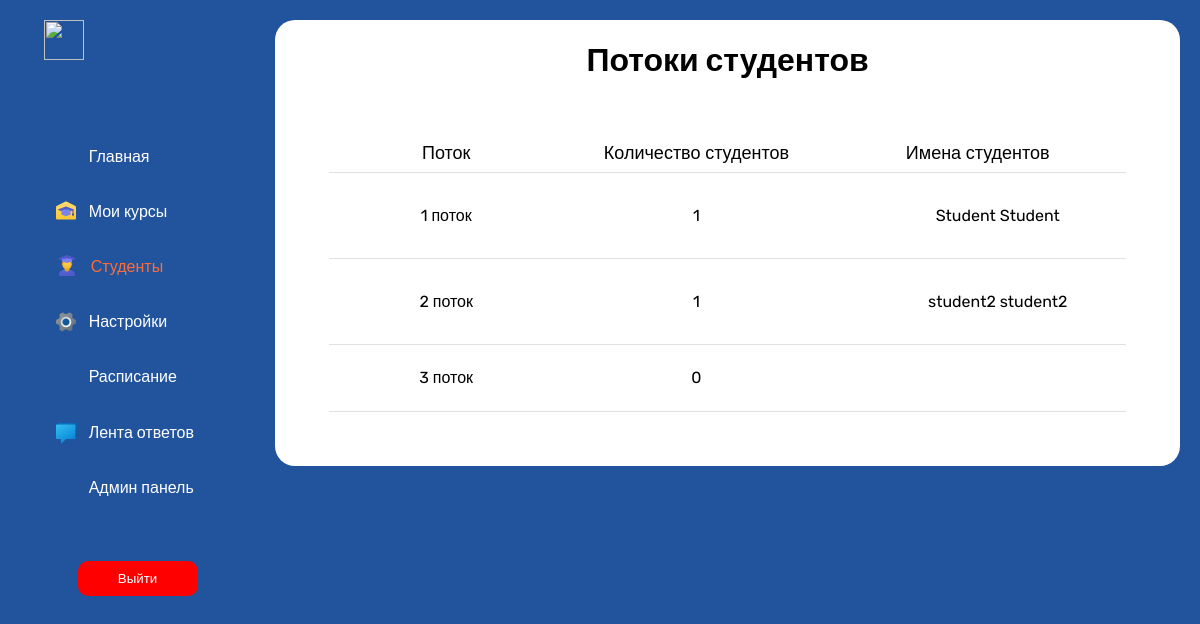
/users/curator/streams/, run on the app's committed database.
### users/models.py (models this page shows, shortened)
class Stream(models.Model):
    number = models.PositiveIntegerField()

class User(AbstractUser):
    ROLE_CHOICES = (
        ('student', 'Студент'),
        ('curator', 'Куратор'),
        ('admin', 'Администратор'),
    )
    image = models.ImageField(upload_to='users_images', null=True, blank=True)
    role = models.CharField(max_length=10, choices=ROLE_CHOICES, default='student')
    stream = models.ForeignKey('Stream', on_delete=models.SET_NULL, null=True, blank=True)

### curator/views.py (the view)
# urls.py: path('streams/', StreamListView.as_view(), name='stream_list'),
class StreamListView(ListView):
    model = Stream
    template_name = 'users/curator/streams.html'
    context_object_name = 'streams'

### users/templates/users/curator/streams.html (shortened to what this page needs)
{% extends 'users/curator/base.html' %}
{% load static %}
    {% block css %}<link rel="stylesheet" type="text/css" href="{% static 'admin/css/student.css' %}" rel="stylesheet">{% endblock %}
    {% block content %}
        <div class="content">
            <div style="text-align: center">
                <h1>Потоки студентов</h1>
                <div style="margin: 6%;" class="container">
                    <table class="stream-table">
                        <thead style="display: revert">
                            <tr>
                                <th>Поток</th>
                                <th>Количество студентов</th>
                                <th>Имена студентов</th>
                            </tr>
                        </thead>
                        <tbody>
                            {% for stream in streams %}
                                <tr>
                                    <td style="text-align: center">{{ stream.number }} поток</td>
                                    <td style="text-align: center">{{ stream.user_set.count }}</td>
                                    <td style="text-align: center">
                                        <ul class="student-list">
                                            {% for student in stream.user_set.all %}
                                                <li class="student-name">{{ student.first_name }} {{ student.last_name }}</li>
                                            {% endfor %}
                                        </ul>
                                    </td>
                                </tr>
                            {% endfor %}
                        </tbody>
                    </table>
                </div>
            </div>
        </div>
    {% endblock %}

### users/static/curator/css/student.css (style rules this page uses)
body { background-color: #22549E; margin: 0; padding: 0; }
* { font-family: 'Rubik', sans-serif !important; outline: none; }
.all_page .content { background-color: white; border-radius: 40px; height: 100%; width: 77%; margin: 20px; overflow: hidden; }
.all_page .content { background-color: white; border-radius: 20px; height: 100%; width: 77%; }
tr { margin-right: 10px; }
.container { display: flex; justify-content: space-between; align-items: center; margin-bottom: 5%; }
table { justify-content: center; border-collapse: collapse; width: 100%; }
td { border-top: 1px solid #e1e1e1; border-bottom: 1px solid #e1e1e1; padding: 17px; position: relative; }
thead { display: flex; justify-content: center; gap: 100px; }
tr th { width: 10%; }
th { border: none; padding: 8px; position: relative; font-size: 18px; font-weight: 300; }
td::before, th::before { content: ""; position: absolute; left: -1px; top: -1px; width: 1px; height: 100%; }
td::after, th::after { content: ""; position: absolute; left: -1px; bottom: -1px; width: 100%; height: 1px; }
.student-list { display: flex; justify-content: center; gap: 40px; list-style: none; }

### data on the page
Stream: number "1", user_set.count "1"
User: first_name "Student", last_name "Student"
Stream: number "2", user_set.count "1"
User: first_name "student2", last_name "student2"
Stream: number "3", user_set.count "0"
